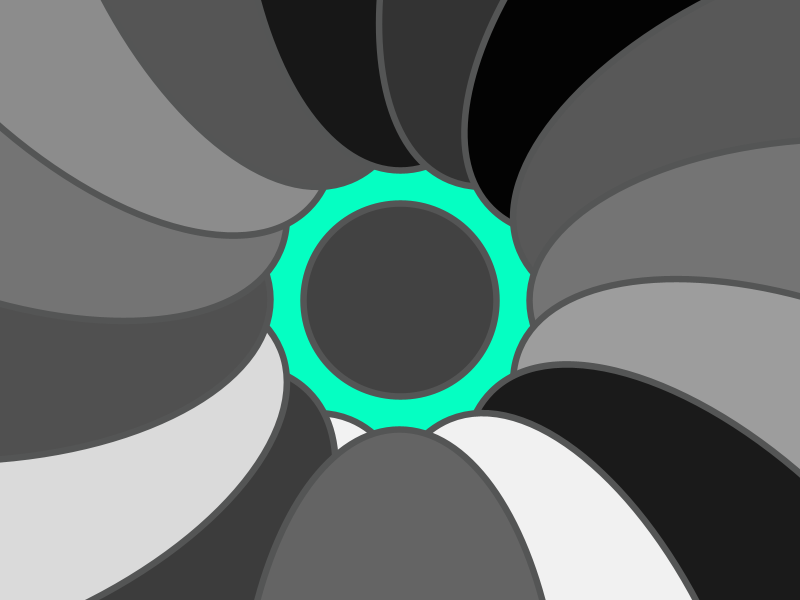
Frame 1 (no input)
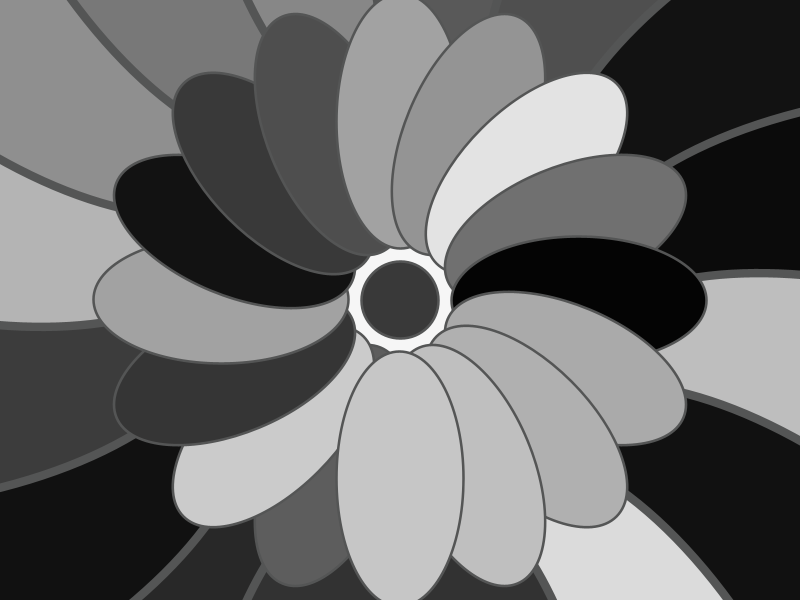
Frame 60 (the mouse pressed at the canvas centre just before this capture)
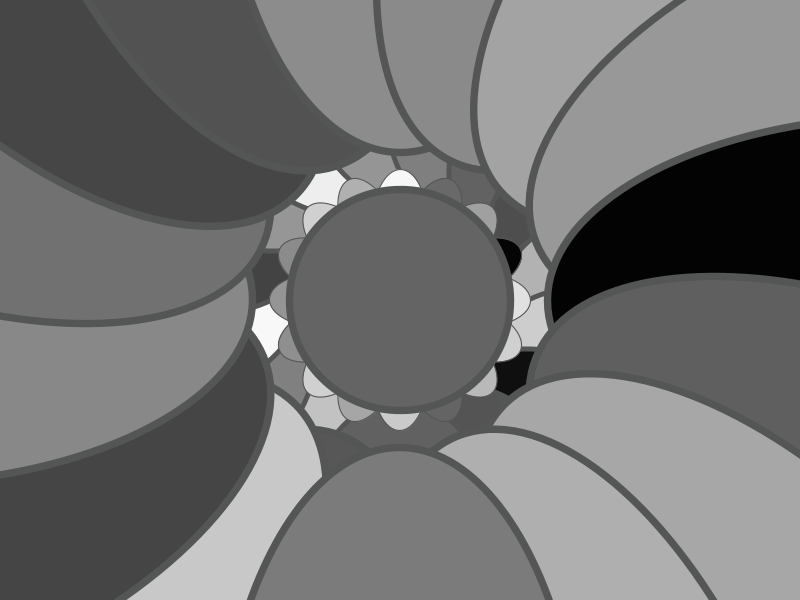
Frame 120 (the mouse held since frame 60 and released just before this capture)

The Processing sketch that drew these frames (run headless with seeded random() and noise(); from frame 60 on, the mouse is pressed at the canvas centre):

// Processing sketch: processing_181315
// ── processing_181315.pde

float angolo;
float zorro;
 
 
void setup()
{
   
  size(800,600);
  background(#05FFC2);
  angolo = 0;
  zorro = 16;
   
}
  void draw()
{
   
  translate(width/2,height/2);
  strokeWeight(1);
  stroke(#545555);
  scale(random(10));
  fill(random(255));
  ellipse(0,0,30,30);
  stroke(#FEFF05);
   
  for(int i=0;i<zorro;i++)
  {
   
  rotate(TWO_PI/zorro);
  fill(random(255));
  stroke(#545555);
  ellipse(0,70,50,100);
   
   
}
}
